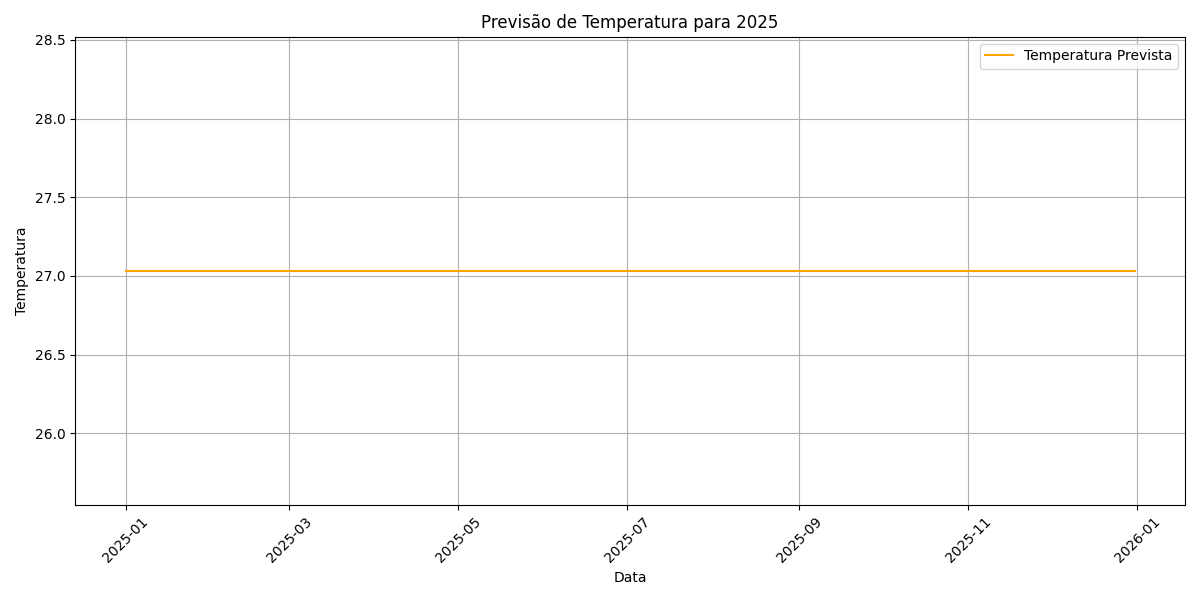

Reproduce this figure in Python.
import pandas as pd
from sklearn.model_selection import train_test_split
from sklearn.linear_model import LinearRegression
import numpy as np
import matplotlib.pyplot as plt

# Carregar os dados do arquivo Excel
df = pd.read_excel('dados.xlsx')

# Remover espaços em branco nos nomes das colunas
df.columns = df.columns.str.strip()

# Remover linhas com NaN nas colunas relevantes
df = df.dropna(subset=['Dia', 'Temperatura'])

# Garantir que a coluna 'Dia' seja do tipo numérico
df['Dia'] = pd.to_numeric(df['Dia'], errors='coerce')

# Remover quaisquer NaN resultantes da conversão
df = df.dropna(subset=['Dia', 'Temperatura'])

# Supondo que o arquivo tem colunas 'Dia' e 'Temperatura'
X = df[['Dia']]  # Usar apenas a coluna 'Dia' como entrada
y = df['Temperatura']

# Dividir os dados em conjuntos de treino e teste
X_train, X_test, y_train, y_test = train_test_split(X, y, test_size=0.2, random_state=42)

# Criar o modelo de regressão linear
model = LinearRegression()

# Treinar o modelo
model.fit(X_train, y_train)

# Fazer previsões
y_pred = model.predict(X_test)

# Avaliar o modelo (imprime a pontuação R^2)
print("R^2 score:", model.score(X_test, y_test))

# Previsões para 2025
datas_2025 = pd.date_range(start='2025-01-01', end='2025-12-31', freq='D')

# Criar um DataFrame para armazenar os dias do ano de 2025
novos_dados = pd.DataFrame({
    'Dia': datas_2025.day  # Extrair o dia do mês
})

# Fazer previsões para o ano de 2025
previsoes_2025 = model.predict(novos_dados[['Dia']])  # Usar apenas a coluna 'Dia'

# Adicionar as previsões ao DataFrame
novos_dados['Temperatura Prevista'] = previsoes_2025

# Adicionar a coluna de data ao DataFrame
novos_dados['Data'] = datas_2025

# Exibir as previsões
print(novos_dados[['Data', 'Temperatura Prevista']])

# Salvar previsões em um arquivo Excel
novos_dados.to_excel('previsoes_temperatura_2025.xlsx', index=False)

# Gerar gráfico das previsões
plt.figure(figsize=(12, 6))
plt.plot(novos_dados['Data'], novos_dados['Temperatura Prevista'], label='Temperatura Prevista', color='orange')
plt.title('Previsão de Temperatura para 2025')
plt.xlabel('Data')
plt.ylabel('Temperatura')
plt.xticks(rotation=45)
plt.grid()
plt.legend()
plt.tight_layout()  # Ajusta o layout para não cortar os rótulos
plt.show()  # Mostra o gráfico
